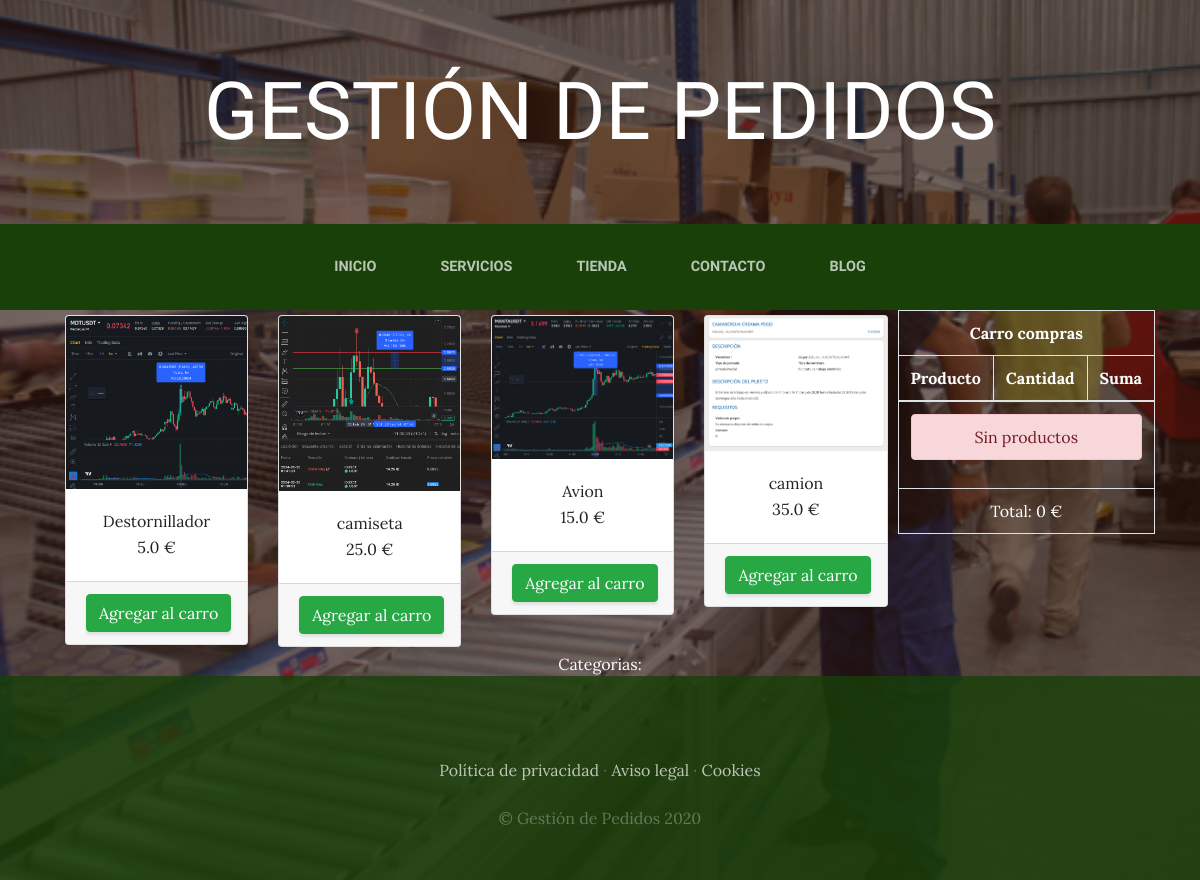
/tienda/tienda/, run on the app's committed database.
### Tienda/models.py (models this page shows, shortened)
class Producto(models.Model):
    nombre = models.CharField(max_length=50)
    categorias = models.ForeignKey(CategoriaProd, on_delete=models.CASCADE)
    imagen = models.ImageField(upload_to="Tienda", null=True, blank=True)
    precio = models.FloatField()
    disponibilidad = models.BooleanField(default=True)
    created = models.DateTimeField(auto_now_add=True)
    updated = models.DateTimeField(auto_now_add=True)
    class Meta:
        verbose_name = "Producto"
        verbose_name_plural = "Productos"

### Tienda/views.py (the view)
# urls.py: path('tienda/', views.tienda, name="Tienda"),
def tienda(request):
    productos = (Producto.objects.all())
    return render(request, "Tienda/tienda.html", {"productos": productos})

### Carro/context_processor.py (called while the page is built)
def importe_total_carro(request):
    carro = request.session.get("carro", {})  # Usar get() con un valor por defecto evita KeyError
    total = 0
    for key, value in carro.items():
        precio = float(value['precio'])  # Convertir el precio a flotante
        cantidad = int(value['cantidad'])  # Convertir la cantidad a entero
        total += precio * cantidad
    return {"importe_total_carro": total}

### Tienda/templates/Tienda/tienda.html (shortened to what this page needs)
{% extends "ProyectoWebApp/base.html" %}
{% load static %}
{% block content %}
<div class="container">
    <div style="float: right;">
        {% include "Carro/widget.html" %}
    </div>
    <div class="row">
    {% for producto in productos %}
        <div class="col-md-3">
            <div class="card" style="width: 100%; margin: 5px 5px;">
                <img class="card-img-top" src="{{ producto.imagen.url }}" alt=""/>
                <div class="card-body" style="text-align: center;">
                    <h7 class="card-title">{{ producto.nombre }}</h7>
                    <p class="card-text">{{ producto.precio }}&nbsp;€</p>
                </div>
                <div class="card-footer text-center">
                    <a href="{% url 'carro:agregar' producto.id %}" class="btn btn-success">Agregar al carro</a>
                </div>
            </div>
        </div>
    {% endfor %}
    </div>
</div>
<section>
<div style="width: 75%; margin: auto; text-align: center; color: white;">
    Categorias:
</div>
</section>
{% endblock %}

### ProyectoWebApp/static/ProyectoWebApp/css/gestion.css (style rules this page uses)
body { font-family: 'Lora'; background: linear-gradient(rgba(47, 23, 15, 0.65), rgba(47, 23, 15, 0.65)), url("../img/bg_main.jpg"); background-attachment: fixed; background-position: center; background-size: cover; }
p { line-height: 1.75; }
.btn { box-shadow: 0px 3px 3px 0px rgba(33, 37, 41, 0.1); }

### data on the page
Producto: imagen (picture), nombre "Destornillador", precio "5.0"
Producto: imagen (picture), nombre "camiseta", precio "25.0"
Producto: imagen (picture), nombre "Avion", precio "15.0"
Producto: imagen (picture), nombre "camion", precio "35.0"

### other printed values
{{ importe_total_carro }} "0"
